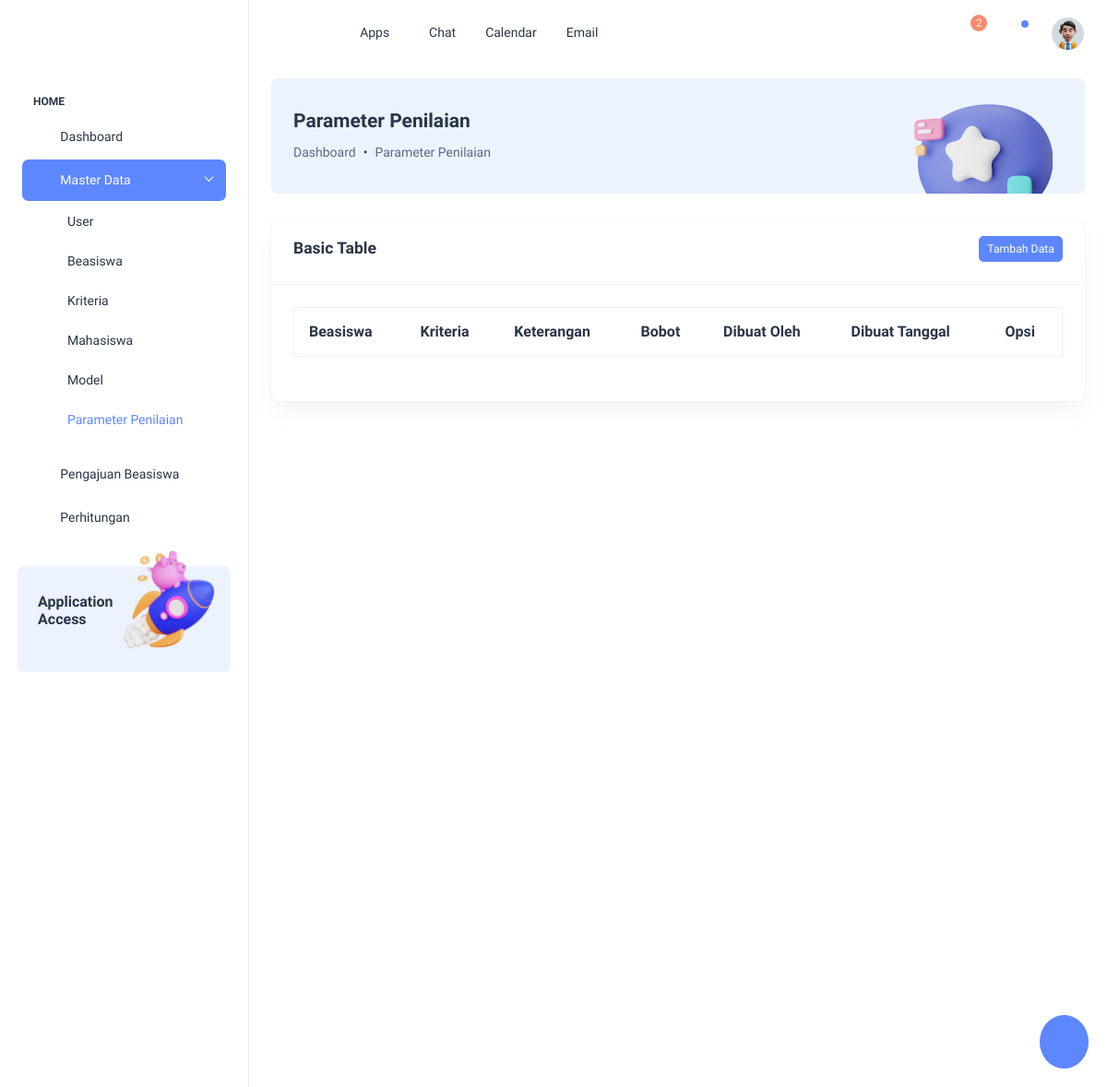
The app's page /view/master_data/parameter_penilaian/index.php, older data.
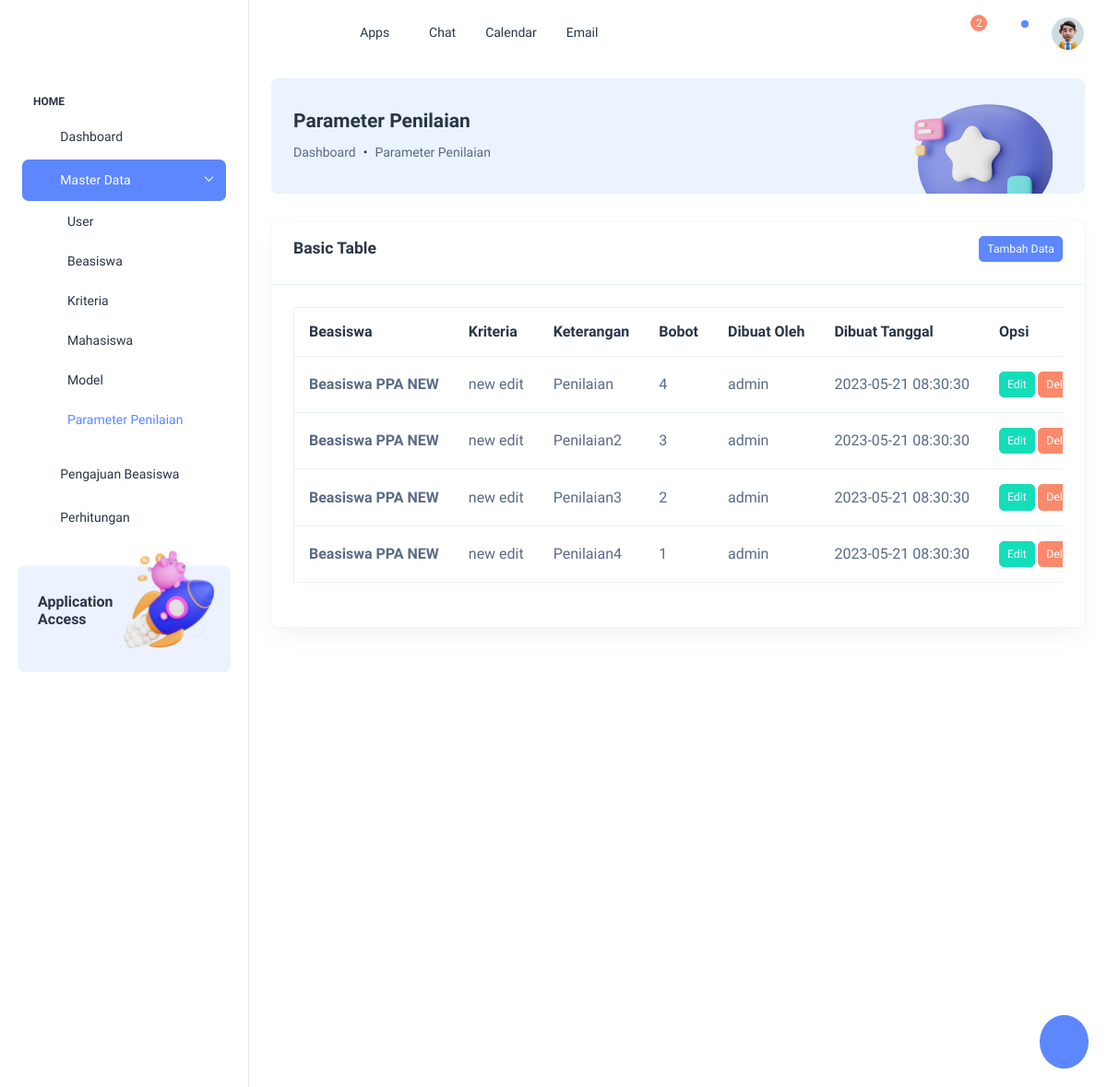
The same page, newer data.
### tables this page shows
CREATE TABLE `parameter_penilaian`  (
  `id` bigint(20) NOT NULL AUTO_INCREMENT,
  `beasiswa_id` bigint(20) NULL DEFAULT NULL,
  `kriteria_id` bigint(20) NULL DEFAULT NULL,
  `keterangan` text NULL,
  `bobot` decimal(10, 0) NULL DEFAULT NULL,
  `dibuat_oleh` bigint(20) NULL DEFAULT NULL,
  `dibuat_tanggal` timestamp(0) NULL DEFAULT NULL,
  PRIMARY KEY (`id`) USING BTREE
);

CREATE TABLE `beasiswa`  (
  `id` bigint(20) NOT NULL AUTO_INCREMENT,
  `nama` varchar(255) NULL DEFAULT NULL,
  `dibuat_oleh` bigint(20) NULL DEFAULT NULL,
  `dibuat_tanggal` timestamp(0) NULL DEFAULT NULL,
  PRIMARY KEY (`id`) USING BTREE
);

CREATE TABLE `kriteria`  (
  `id` bigint(20) NOT NULL AUTO_INCREMENT,
  `kode` varchar(255) NULL DEFAULT NULL,
  `nama` varchar(255) NULL DEFAULT NULL,
  `sifat` enum('min','max') NULL DEFAULT NULL,
  `dibuat_oleh` int(11) NULL DEFAULT NULL,
  `dibuat_tanggal` timestamp(0) NULL DEFAULT NULL,
  PRIMARY KEY (`id`) USING BTREE
);

CREATE TABLE `user`  (
  `id` bigint(20) NOT NULL AUTO_INCREMENT,
  `username` varchar(255) NULL DEFAULT NULL,
  `password` varchar(255) NULL DEFAULT NULL,
  `is_active` tinyint(4) NULL DEFAULT NULL,
  `dibuat_tanggal` timestamp(0) NULL DEFAULT NULL,
  `mahasiswa_id` bigint(20) NULL DEFAULT NULL,
  `role` varchar(50) NULL DEFAULT NULL,
  PRIMARY KEY (`id`) USING BTREE
);

### functions/functions.php (called while the page is built, shortened)
<?php
function get_data_parameter_penilaian($id = null) {
    $query = "SELECT parameter_penilaian.*, user.username as user_created, beasiswa.nama as beasiswa, kriteria.nama as kriteria FROM parameter_penilaian LEFT JOIN user ON user.id = parameter_penilaian.dibuat_oleh LEFT JOIN kriteria ON kriteria.id = parameter_penilaian.kriteria_id LEFT JOIN beasiswa ON beasiswa.id = parameter_penilaian.beasiswa_id";
    $get_data = mysqli_query($GLOBALS['conn'], $query);
    return $get_data;
}

### view/master_data/parameter_penilaian/index.php (the view, shortened to what this page needs)
<?php
  require(__DIR__.'/../../../functions/functions.php');
  $data = get_data_parameter_penilaian();
  require(__DIR__.'/../../template/header.php');
?>
  <div class="page-wrapper" id="main-wrapper" data-layout="vertical" data-sidebartype="full" data-sidebar-position="fixed" data-header-position="fixed">
    <?php require(__DIR__.'/../../template/dashboard/sidebar.php') ?>
    <div class="body-wrapper">
      <?php require(__DIR__.'/../../template/dashboard/header.php')?>
      <div class="container-fluid">
        <div class="card bg-light-info shadow-none position-relative overflow-hidden">
          <div class="card-body px-4 py-3">
            <div class="row align-items-center">
              <div class="col-9">
                <h4 class="fw-semibold mb-8">Parameter Penilaian</h4>
                <nav aria-label="breadcrumb">
                  <ol class="breadcrumb">
                    <li class="breadcrumb-item">
                      <a class="text-muted" href="/view/dashboard.php">Dashboard</a>
                    </li>
                    <li class="breadcrumb-item" aria-current="page">Parameter Penilaian</li>
                  </ol>
                </nav>
              </div>
              <div class="col-3">
                <div class="text-center mb-n5">
                  <img src="/public/dist/images/breadcrumb/ChatBc.png" alt="" class="img-fluid mb-n4">
                </div>
              </div>
            </div>
          </div>
        </div>
        <div class="card w-100 position-relative overflow-hidden">
          <div class="px-4 py-3 border-bottom">
            <div class="card-title d-flex justify-content-between align-items-center">
              <h5 class="fw-semibold mb-0 lh-sm">Basic Table</h5>
              <a href="./tambah.php" class="btn btn-primary btn-sm">Tambah Data</a>
            </div>
          </div>
          <div class="card-body p-4">
            <div class="table-responsive rounded-2 mb-4">
              <table class="table border text-nowrap customize-table mb-0 align-middle">
                <thead class="text-dark fs-4">
                  <tr>
                    <th><h6 class="fs-4 fw-semibold mb-0">Beasiswa</h6></th>
                    <th><h6 class="fs-4 fw-semibold mb-0">Kriteria</h6></th>
                    <th><h6 class="fs-4 fw-semibold mb-0">Keterangan</h6></th>
                    <th><h6 class="fs-4 fw-semibold mb-0">Bobot</h6></th>
                    <th><h6 class="fs-4 fw-semibold mb-0">Dibuat Oleh</h6></th>
                    <th><h6 class="fs-4 fw-semibold mb-0">Dibuat Tanggal</h6></th>
                    <th><h6 class="fs-4 fw-semibold mb-0">Opsi</h6></th>
                  </tr>
                </thead>
                <tbody>
                  <?php
                    foreach($data as $value) {
                  ?>
                    <tr>
                      <td>
                        <p class="fs-4 fw-semibold mb-0"><?= $value['beasiswa']; ?></p>
                      </td>
                      <td>
                        <p class="mb-0 fw-normal fs-4"><?= $value['kriteria']; ?></p>
                      </td>
                      <td>
                        <p class="mb-0 fw-normal fs-4"><?= $value['keterangan']; ?></p>
                      </td>
                      <td>
                        <p class="mb-0 fw-normal fs-4"><?= $value['bobot']; ?></p>
                      </td>
                      <td>
                        <p class="mb-0 fw-normal fs-4"><?= $value['user_created']; ?></p>
                      </td>
                      <td>
                      <p class="mb-0 fw-normal fs-4"><?= $value['dibuat_tanggal']; ?></p>
                      </td>
                      <td>
                        <a href="./edit.php?id=<?= $value['id']; ?>" class="btn btn-success btn-sm">Edit</a>
                        <a href="./delete.php?id=<?= $value['id']; ?>" class="btn btn-danger btn-sm">Delete</a>
                      </td>
                    </tr>
                  <?php } ?>
                </tbody>
              </table>
            </div>
          </div>
        </div>
      </div>
    </div>
  </div>
<?php
  require(__DIR__.'/../../template/dashboard/anotherActionFromTemplate.php');
  require(__DIR__.'/../../template/footer.php');
?>

### view/template/header.php (shortened to what this page needs)
<!DOCTYPE html>
<html lang="en">
    <head>
        <link rel="stylesheet" href="/public/dist/libs/owl.carousel/dist/assets/owl.carousel.min.css">
        <link  id="themeColors"  rel="stylesheet" href="/public/dist/css/style.min.css" />
    </head>
    <body>

### view/template/dashboard/sidebar.php (shortened to what this page needs)
<aside class="left-sidebar">
    <div>
        <div class="brand-logo d-flex align-items-center justify-content-between">
        </div>
        <nav class="sidebar-nav scroll-sidebar" data-simplebar>
        <ul id="sidebarnav">
            <li class="nav-small-cap">
            <span class="hide-menu">Home</span>
            </li>
            <li class="sidebar-item">
                <a class="sidebar-link" href="/view/dashboard.php" aria-expanded="false">
                    <span>
                        <i class="ti ti-home-2"></i>
                    </span>
                    <span class="hide-menu">Dashboard</span>
                </a>
            </li>
            <li class="sidebar-item">
            <a class="sidebar-link has-arrow" href="#" aria-expanded="false">
                <span class="d-flex">
                <i class="ti ti-layout-grid"></i>
                </span>
                <span class="hide-menu">Master Data</span>
            </a>
            <ul aria-expanded="false" class="collapse first-level">
                <li class="sidebar-item">
                    <a href="/view/master_data/user/index.php" class="sidebar-link">
                        <div class="round-16 d-flex align-items-center justify-content-center">
                        <i class="ti ti-circle"></i>
                        </div>
                        <span class="hide-menu">User</span>
                    </a>
                </li>
                <li class="sidebar-item">
                    <a href="/view/master_data/beasiswa/index.php" class="sidebar-link">
                        <div class="round-16 d-flex align-items-center justify-content-center">
                        <i class="ti ti-circle"></i>
                        </div>
                        <span class="hide-menu">Beasiswa</span>
                    </a>
                </li>
                <li class="sidebar-item">
                    <a href="/view/master_data/kriteria/index.php" class="sidebar-link">
                        <div class="round-16 d-flex align-items-center justify-content-center">
                            <i class="ti ti-circle"></i>
                        </div>
                        <span class="hide-menu">Kriteria</span>
                    </a>
                </li>
                <li class="sidebar-item">
                    <a href="/view/master_data/mahasiswa/index.php" class="sidebar-link">
                        <div class="round-16 d-flex align-items-center justify-content-center">
                        <i class="ti ti-circle"></i>
                        </div>
                        <span class="hide-menu">Mahasiswa</span>
                    </a>
                </li>
                <li class="sidebar-item">
                    <a href="/view/master_data/model/index.php" class="sidebar-link">
                        <div class="round-16 d-flex align-items-center justify-content-center">
                        <i class="ti ti-circle"></i>
                        </div>
                        <span class="hide-menu">Model</span>
                    </a>
                </li>
                <li class="sidebar-item">
                    <a href="/view/master_data/parameter_penilaian/index.php" class="sidebar-link">
                        <div class="round-16 d-flex align-items-center justify-content-center">
                        <i class="ti ti-circle"></i>
                        </div>
                        <span class="hide-menu">Parameter Penilaian</span>
                    </a>
                </li>
            </ul>
            </li>
            <li class="sidebar-item">
                <a class="sidebar-link" href="/view/pengajuan_beasiswa/index.php" aria-expanded="false">
                    <span>
                        <i class="ti ti-accessible"></i>
                    </span>
                    <span class="hide-menu">Pengajuan Beasiswa</span>
                </a>
            </li>
            <li class="sidebar-item">
                <a class="sidebar-link" href="/view/perhitungan.php" aria-expanded="false">
                    <span>
                        <i class="ti ti-function"></i>
                    </span>
                    <span class="hide-menu">Perhitungan</span>
                </a>
            </li>
        </ul>
        <div class="unlimited-access hide-menu bg-light-primary position-relative my-7 rounded">
            <div class="d-flex align-items-center">
                <div class="unlimited-access-title">
                    <h6 class="fw-semibold fs-4 mb-6 text-dark w-85">Application Access</h6>
                </div>
                <div class="unlimited-access-img">
                    <img src="/public/dist/images/backgrounds/rocket.png" alt="" class="img-fluid">
                </div>
            </div>
        </div>
        </nav>
    </div>
</aside>

### view/template/dashboard/header.php (shortened to what this page needs)
<header class="app-header">
    <nav class="navbar navbar-expand-lg navbar-light">
    <ul class="navbar-nav">
        <li class="nav-item">
        <a class="nav-link sidebartoggler nav-icon-hover ms-n3" id="headerCollapse" href="javascript:void(0)">
            <i class="ti ti-menu-2"></i>
        </a>
        </li>
        <li class="nav-item d-none d-lg-block">
        <a class="nav-link nav-icon-hover" href="javascript:void(0)" data-bs-toggle="modal" data-bs-target="#exampleModal">
            <i class="ti ti-search"></i>
        </a>
        </li>
    </ul>
    <ul class="navbar-nav quick-links d-none d-lg-flex">
        <li class="nav-item dropdown hover-dd d-none d-lg-block">
        <a class="nav-link" href="javascript:void(0)" data-bs-toggle="dropdown">Apps<span class="mt-1"><i class="ti ti-chevron-down"></i></span></a>
        </li>
        <li class="nav-item dropdown-hover d-none d-lg-block">
        <a class="nav-link" href="app-chat.html">Chat</a>
        </li>
        <li class="nav-item dropdown-hover d-none d-lg-block">
        <a class="nav-link" href="app-calendar.html">Calendar</a>
        </li>
        <li class="nav-item dropdown-hover d-none d-lg-block">
        <a class="nav-link" href="app-email.html">Email</a>
        </li>
    </ul>
    <div class="collapse navbar-collapse justify-content-end" id="navbarNav">
        <div class="d-flex align-items-center justify-content-between">
        <ul class="navbar-nav flex-row ms-auto align-items-center justify-content-center">
            <li class="nav-item dropdown">
            <a class="nav-link nav-icon-hover" href="javascript:void(0)" id="drop2" data-bs-toggle="dropdown" aria-expanded="false">
                <img src="https://demos.adminmart.com/premium/bootstrap/modernize-bootstrap/package/dist/images/svgs/icon-flag-en.svg" alt="" class="rounded-circle object-fit-cover round-20">
            </a>
            </li>
            <li class="nav-item">
            <a class="nav-link notify-badge nav-icon-hover" href="javascript:void(0)" data-bs-toggle="offcanvas" data-bs-target="#offcanvasRight" aria-controls="offcanvasRight">
                <i class="ti ti-basket"></i>
                <span class="badge rounded-pill bg-danger fs-2">2</span>
            </a>
            </li>
            <li class="nav-item dropdown">
            <a class="nav-link nav-icon-hover" href="javascript:void(0)" id="drop2" data-bs-toggle="dropdown" aria-expanded="false">
                <i class="ti ti-bell-ringing"></i>
                <div class="notification bg-primary rounded-circle"></div>
            </a>
            </li>
            <li class="nav-item dropdown">
            <a class="nav-link pe-0" href="javascript:void(0)" id="drop1" data-bs-toggle="dropdown" aria-expanded="false">
                <div class="d-flex align-items-center">
                <div class="user-profile-img">
                    <img src="/public/dist/images/profile/user-1.jpg" class="rounded-circle" width="35" height="35" alt="" />
                </div>
                </div>
            </a>
            </li>
        </ul>
        </div>
    </div>
    </nav>
</header>

### view/template/dashboard/anotherActionFromTemplate.php (shortened to what this page needs)
<button class="btn btn-primary p-3 rounded-circle d-flex align-items-center justify-content-center customizer-btn" type="button" data-bs-toggle="offcanvas" data-bs-target="#offcanvasExample" aria-controls="offcanvasExample">
    <i class="ti ti-settings fs-7" data-bs-toggle="tooltip" data-bs-placement="top" data-bs-title="Settings"></i>
</button>

### view/template/footer.php (shortened to what this page needs)
</body>
</html>

Row changes from the older to the newer data that the page shows:
added parameter_penilaian: beasiswa.nama "Beasiswa PPA NEW", kriteria.nama "new edit", keterangan "Penilaian", bobot "4", user.username "admin", dibuat_tanggal "2023-05-21 08:30:30"
added parameter_penilaian: beasiswa.nama "Beasiswa PPA NEW", kriteria.nama "new edit", keterangan "Penilaian2", bobot "3", user.username "admin", dibuat_tanggal "2023-05-21 08:30:30"
added parameter_penilaian: beasiswa.nama "Beasiswa PPA NEW", kriteria.nama "new edit", keterangan "Penilaian3", bobot "2", user.username "admin", dibuat_tanggal "2023-05-21 08:30:30"
added parameter_penilaian: beasiswa.nama "Beasiswa PPA NEW", kriteria.nama "new edit", keterangan "Penilaian4", bobot "1", user.username "admin", dibuat_tanggal "2023-05-21 08:30:30"
